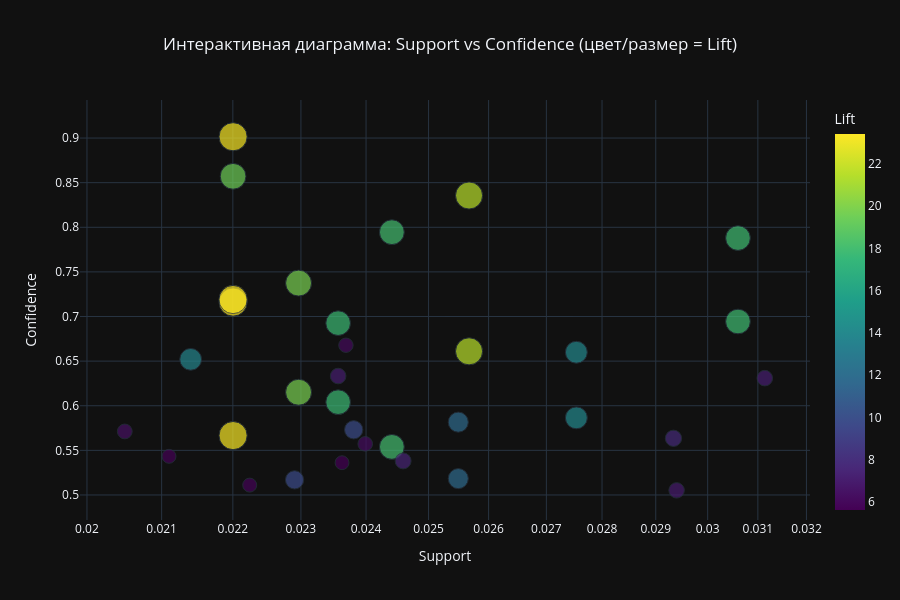
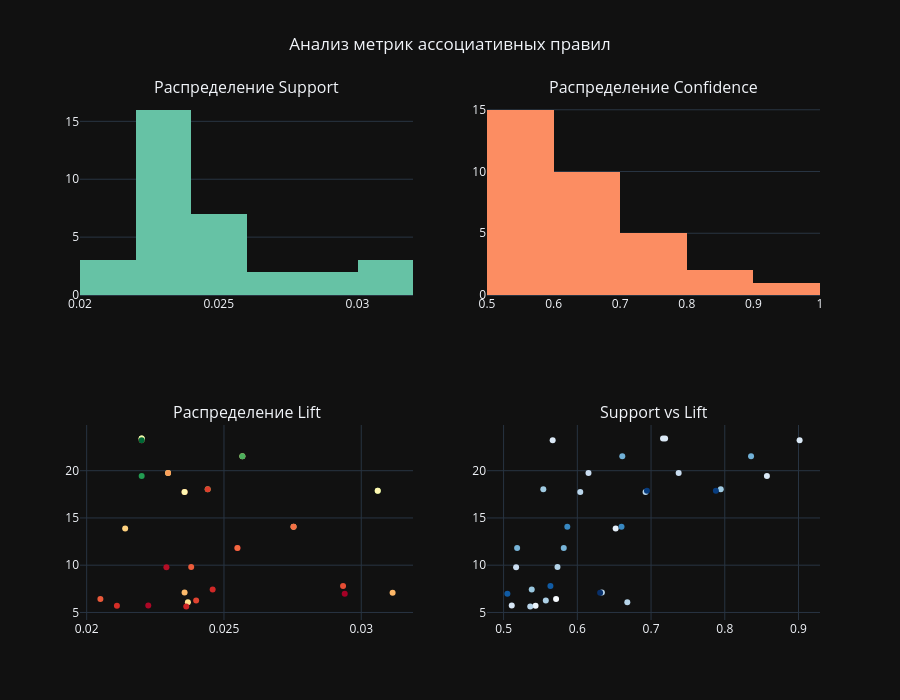

The notebook cell saved with these charts, in order:
### Markdown cell above
4. Интерактивная визуализация с Plotly

### Code cell
# Проверяем доступность plotly
try:
    import plotly.express as px
    import plotly.graph_objects as go
    from plotly.subplots import make_subplots
    PLOTLY_AVAILABLE = True
except ImportError:
    PLOTLY_AVAILABLE = False
    print("Plotly не установлен. Пропускаем интерактивные графики.")
if PLOTLY_AVAILABLE:
    print("Построение интерактивных визуализаций с Plotly...")

    # 4.1 Интерактивный scatter plot
    fig_scatter = px.scatter(
        df_rules,
        x='support',
        y='confidence',
        color='lift',
        size='lift',
        hover_data=['antecedent', 'consequent', 'conviction', 'leverage'],
        title='Интерактивная диаграмма: Support vs Confidence (цвет/размер = Lift)',
        labels={'support': 'Support', 'confidence': 'Confidence', 'lift': 'Lift'},
        color_continuous_scale='Viridis',
        log_x=True
    )

    fig_scatter.update_layout(
        height=600,
        hovermode='closest',
        title_x=0.5
    )
    fig_scatter.show()

    # 4.2 Интерактивный график распределения метрик
    fig_metrics = make_subplots(
        rows=2, cols=2,
        subplot_titles=('Распределение Support', 'Распределение Confidence',
                       'Распределение Lift', 'Support vs Lift'),
        specs=[[{"type": "histogram"}, {"type": "histogram"}],
               [{"type": "scatter"}, {"type": "scatter"}]]
    )

    # Гистограммы
    fig_metrics.add_trace(
        go.Histogram(x=df_rules['support'], name='Support', marker_color='#66c2a5'),
        row=1, col=1
    )
    fig_metrics.add_trace(
        go.Histogram(x=df_rules['confidence'], name='Confidence', marker_color='#fc8d62'),
        row=1, col=2
    )

    # Scatter plots
    fig_metrics.add_trace(
        go.Scatter(x=df_rules['support'], y=df_rules['lift'],
                  mode='markers', name='Supp vs Lift',
                  marker=dict(color=df_rules['confidence'], colorscale='RdYlGn')),
        row=2, col=1
    )
    fig_metrics.add_trace(
        go.Scatter(x=df_rules['confidence'], y=df_rules['lift'],
                  mode='markers', name='Conf vs Lift',
                  marker=dict(color=df_rules['support'], colorscale='Blues')),
        row=2, col=2
    )

    fig_metrics.update_layout(height=700, title_text="Анализ метрик ассоциативных правил",
                             title_x=0.5, showlegend=False)
    fig_metrics.show()

### Figure 1 — Plotly figure (JSON) as saved in the notebook; plotly's stock layout.template omitted (floating-point values rounded to 4 significant figures)
{"data": [{"customdata": [[["22698"], ["22699"], 4.652, 0.02305], [["22699"], ["22698"], 2.173, 0.02305], [["22697"], ["22698", "22699"], 2.251, 0.02106], [["22698"], ["22697", "22699"], 3.416, 0.02106], [["22697", "22698"], ["22699"], 6.692, 0.02087], [["22697", "22699"], ["22698"], 3.45, 0.02106], [["22698", "22699"], ["22697"], 9.756, 0.02106], [["22697"], ["22698"], 2.859, 0.02448], [["22698"], ["22697"], 5.847, 0.02448], [["23300"], ["23301"], 3.667, 0.0218], [["23301"], ["23300"], 2.517, 0.0218], [["22728"], ["22727"], 2.739, 0.01986], [["22629"], ["22630"], 2.439, 0.02224], [["22630"], ["22629"], 3.126, 0.02224], [["21733"], ["85123A"], 2.679, 0.01979], [["85099C"], ["85099B"], 2.124, 0.0173], [["85099F"], ["85099B"], 2.484, 0.02025], [["22697"], ["22423"], 1.981, 0.0174], [["22697"], ["22699"], 4.508, 0.02889], [["22699"], ["22697"], 3.145, 0.02889], [["23202"], ["23203"], 2.205, 0.02138], [["22726"], ["22727"], 2.803, 0.02558], [["22727"], ["22726"], 2.317, 0.02558], [["21931"], ["85099B"], 2.058, 0.02015], [["22411"], ["85099B"], 1.863, 0.01837], [["82482"], ["82494L"], 1.985, 0.02333], [["82494L"], ["82482"], 2.273, 0.02333], [["22699"], ["22423"], 1.951, 0.01943], [["22470"], ["22469"], 1.961, 0.02056], [["20726"], ["20725"], 2.009, 0.02128], [["22386"], ["85099B"], 2.468, 0.02675], [["22384"], ["20725"], 2.125, 0.02557], [["22383"], ["20725"], 1.875, 0.02519]], "hovertemplate": "Support=%{x}<br>Confidence=%{y}<br>Lift=%{marker.color}<br>antecedent=%{customdata[0]}<br>consequent=%{customdata[1]}<br>conviction=%{customdata[2]}<br>leverage=%{customdata[3]}<extra></extra>", "legendgroup": "", "marker": {"color": [18.03, 18.03, 23.21, 23.41, 19.45, 23.41, 23.21, 21.52, 21.52, 19.75, 19.75, 13.89, 17.75, 17.75, 6.073, 6.415, 7.113, 5.706, 17.88, 17.88, 9.807, 14.06, 14.06, 6.259, 5.74, 11.83, 11.83, 5.63, 9.783, 7.441, 7.086, 7.792, 6.985], "coloraxis": "coloraxis", "size": [18.03, 18.03, 23.21, 23.41, 19.45, 23.41, 23.21, 21.52, 21.52, 19.75, 19.75, 13.89, 17.75, 17.75, 6.073, 6.415, 7.113, 5.706, 17.88, 17.88, 9.807, 14.06, 14.06, 6.259, 5.74, 11.83, 11.83, 5.63, 9.783, 7.441, 7.086, 7.792, 6.985], "sizemode": "area", "sizeref": 0.05852, "symbol": "circle"}, "mode": "markers", "name": "", "orientation": "v", "showlegend": false, "x": [0.02441, 0.02441, 0.022, 0.022, 0.022, 0.022, 0.022, 0.02567, 0.02567, 0.02297, 0.02297, 0.0214, 0.02357, 0.02357, 0.02369, 0.0205, 0.02357, 0.0211, 0.0306, 0.0306, 0.02381, 0.02753, 0.02753, 0.02399, 0.02224, 0.02549, 0.02549, 0.02363, 0.0229, 0.02459, 0.03114, 0.02934, 0.0294], "xaxis": "x", "y": [0.7945, 0.5539, 0.5666, 0.7162, 0.8571, 0.7191, 0.9015, 0.661, 0.8356, 0.7375, 0.6151, 0.652, 0.604, 0.6926, 0.6678, 0.5712, 0.6333, 0.5433, 0.7879, 0.6944, 0.5731, 0.6599, 0.5864, 0.5573, 0.511, 0.5183, 0.5816, 0.5362, 0.517, 0.5382, 0.6309, 0.5635, 0.5052], "yaxis": "y", "type": "scatter"}], "layout": {"xaxis": {"anchor": "y", "domain": [0.0, 1.0], "title": {"text": "Support"}, "type": "log"}, "yaxis": {"anchor": "x", "domain": [0.0, 1.0], "title": {"text": "Confidence"}}, "coloraxis": {"colorbar": {"title": {"text": "Lift"}}, "colorscale": [[0.0, "#440154"], [0.1111, "#482878"], [0.2222, "#3e4989"], [0.3333, "#31688e"], [0.4444, "#26828e"], [0.5556, "#1f9e89"], [0.6667, "#35b779"], [0.7778, "#6ece58"], [0.8889, "#b5de2b"], [1.0, "#fde725"]]}, "legend": {"tracegroupgap": 0, "itemsizing": "constant"}, "title": {"text": "Интерактивная диаграмма: Support vs Confidence (цвет/размер = Lift)", "x": 0.5}, "height": 600, "hovermode": "closest"}}

### Figure 2 — Plotly figure (JSON) as saved in the notebook; plotly's stock layout.template omitted (floating-point values rounded to 4 significant figures)
{"data": [{"marker": {"color": "#66c2a5"}, "name": "Support", "x": [0.02441, 0.02441, 0.022, 0.022, 0.022, 0.022, 0.022, 0.02567, 0.02567, 0.02297, 0.02297, 0.0214, 0.02357, 0.02357, 0.02369, 0.0205, 0.02357, 0.0211, 0.0306, 0.0306, 0.02381, 0.02753, 0.02753, 0.02399, 0.02224, 0.02549, 0.02549, 0.02363, 0.0229, 0.02459, 0.03114, 0.02934, 0.0294], "type": "histogram", "xaxis": "x", "yaxis": "y"}, {"marker": {"color": "#fc8d62"}, "name": "Confidence", "x": [0.7945, 0.5539, 0.5666, 0.7162, 0.8571, 0.7191, 0.9015, 0.661, 0.8356, 0.7375, 0.6151, 0.652, 0.604, 0.6926, 0.6678, 0.5712, 0.6333, 0.5433, 0.7879, 0.6944, 0.5731, 0.6599, 0.5864, 0.5573, 0.511, 0.5183, 0.5816, 0.5362, 0.517, 0.5382, 0.6309, 0.5635, 0.5052], "type": "histogram", "xaxis": "x2", "yaxis": "y2"}, {"marker": {"color": [0.7945, 0.5539, 0.5666, 0.7162, 0.8571, 0.7191, 0.9015, 0.661, 0.8356, 0.7375, 0.6151, 0.652, 0.604, 0.6926, 0.6678, 0.5712, 0.6333, 0.5433, 0.7879, 0.6944, 0.5731, 0.6599, 0.5864, 0.5573, 0.511, 0.5183, 0.5816, 0.5362, 0.517, 0.5382, 0.6309, 0.5635, 0.5052], "colorscale": [[0.0, "rgb(165,0,38)"], [0.1, "rgb(215,48,39)"], [0.2, "rgb(244,109,67)"], [0.3, "rgb(253,174,97)"], [0.4, "rgb(254,224,139)"], [0.5, "rgb(255,255,191)"], [0.6, "rgb(217,239,139)"], [0.7, "rgb(166,217,106)"], [0.8, "rgb(102,189,99)"], [0.9, "rgb(26,152,80)"], [1.0, "rgb(0,104,55)"]]}, "mode": "markers", "name": "Supp vs Lift", "x": [0.02441, 0.02441, 0.022, 0.022, 0.022, 0.022, 0.022, 0.02567, 0.02567, 0.02297, 0.02297, 0.0214, 0.02357, 0.02357, 0.02369, 0.0205, 0.02357, 0.0211, 0.0306, 0.0306, 0.02381, 0.02753, 0.02753, 0.02399, 0.02224, 0.02549, 0.02549, 0.02363, 0.0229, 0.02459, 0.03114, 0.02934, 0.0294], "y": [18.03, 18.03, 23.21, 23.41, 19.45, 23.41, 23.21, 21.52, 21.52, 19.75, 19.75, 13.89, 17.75, 17.75, 6.073, 6.415, 7.113, 5.706, 17.88, 17.88, 9.807, 14.06, 14.06, 6.259, 5.74, 11.83, 11.83, 5.63, 9.783, 7.441, 7.086, 7.792, 6.985], "type": "scatter", "xaxis": "x3", "yaxis": "y3"}, {"marker": {"color": [0.02441, 0.02441, 0.022, 0.022, 0.022, 0.022, 0.022, 0.02567, 0.02567, 0.02297, 0.02297, 0.0214, 0.02357, 0.02357, 0.02369, 0.0205, 0.02357, 0.0211, 0.0306, 0.0306, 0.02381, 0.02753, 0.02753, 0.02399, 0.02224, 0.02549, 0.02549, 0.02363, 0.0229, 0.02459, 0.03114, 0.02934, 0.0294], "colorscale": [[0.0, "rgb(247,251,255)"], [0.125, "rgb(222,235,247)"], [0.25, "rgb(198,219,239)"], [0.375, "rgb(158,202,225)"], [0.5, "rgb(107,174,214)"], [0.625, "rgb(66,146,198)"], [0.75, "rgb(33,113,181)"], [0.875, "rgb(8,81,156)"], [1.0, "rgb(8,48,107)"]]}, "mode": "markers", "name": "Conf vs Lift", "x": [0.7945, 0.5539, 0.5666, 0.7162, 0.8571, 0.7191, 0.9015, 0.661, 0.8356, 0.7375, 0.6151, 0.652, 0.604, 0.6926, 0.6678, 0.5712, 0.6333, 0.5433, 0.7879, 0.6944, 0.5731, 0.6599, 0.5864, 0.5573, 0.511, 0.5183, 0.5816, 0.5362, 0.517, 0.5382, 0.6309, 0.5635, 0.5052], "y": [18.03, 18.03, 23.21, 23.41, 19.45, 23.41, 23.21, 21.52, 21.52, 19.75, 19.75, 13.89, 17.75, 17.75, 6.073, 6.415, 7.113, 5.706, 17.88, 17.88, 9.807, 14.06, 14.06, 6.259, 5.74, 11.83, 11.83, 5.63, 9.783, 7.441, 7.086, 7.792, 6.985], "type": "scatter", "xaxis": "x4", "yaxis": "y4"}], "layout": {"xaxis": {"anchor": "y", "domain": [0.0, 0.45]}, "yaxis": {"anchor": "x", "domain": [0.625, 1.0]}, "xaxis2": {"anchor": "y2", "domain": [0.55, 1.0]}, "yaxis2": {"anchor": "x2", "domain": [0.625, 1.0]}, "xaxis3": {"anchor": "y3", "domain": [0.0, 0.45]}, "yaxis3": {"anchor": "x3", "domain": [0.0, 0.375]}, "xaxis4": {"anchor": "y4", "domain": [0.55, 1.0]}, "yaxis4": {"anchor": "x4", "domain": [0.0, 0.375]}, "annotations": [{"font": {"size": 16}, "showarrow": false, "text": "Распределение Support", "x": 0.225, "xanchor": "center", "xref": "paper", "y": 1.0, "yanchor": "bottom", "yref": "paper"}, {"font": {"size": 16}, "showarrow": false, "text": "Распределение Confidence", "x": 0.775, "xanchor": "center", "xref": "paper", "y": 1.0, "yanchor": "bottom", "yref": "paper"}, {"font": {"size": 16}, "showarrow": false, "text": "Распределение Lift", "x": 0.225, "xanchor": "center", "xref": "paper", "y": 0.375, "yanchor": "bottom", "yref": "paper"}, {"font": {"size": 16}, "showarrow": false, "text": "Support vs Lift", "x": 0.775, "xanchor": "center", "xref": "paper", "y": 0.375, "yanchor": "bottom", "yref": "paper"}], "title": {"text": "Анализ метрик ассоциативных правил", "x": 0.5}, "height": 700, "showlegend": false}}
